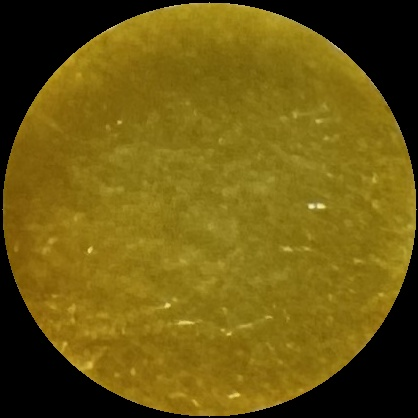
#> input picture all_data/IMG_3987_circle_3_20250514_203045.jpg, 418 x 418 px; its folder holds 4 pictures in this run
$ python cut2.py
#> lines starting #> are read from the running program, lines starting #| are printed output that depends on the picture; after the words box and inside, x2 and y2 are one past the last pixel; in counts of white or black regions, pixels touching at a corner belong together
#> (reads last_folder.txt from the repository)
#> the answer given: all_data
#> the answer given: all_data/IMG_3987_circle_3_20250514_203045.jpg
import matplotlib
matplotlib.use("TkAgg")
import cv2
import numpy as np
import matplotlib.pyplot as plt
import os
import time
import datetime
import csv
import sys
from tkinter import simpledialog, Tk
from tkinter import filedialog

# 初始化 tkinter
tk_root = Tk()
tk_root.withdraw()

def extract_circle_colors(image_path, output_dir='output',
                         dp=1, min_dist=150, param1=100, param2=47,
                         min_radius=200, max_radius=250,
                         show_results=True, save_results=True):
    """
    檢測並提取圖像中圓形區域的顏色，並支援標籤註記

    參數:
        image_path: 輸入圖像路徑
        output_dir: 輸出目錄
        dp, min_dist, param1, param2, min_radius, max_radius: 圓形檢測參數
        show_results: 是否顯示結果
        save_results: 是否保存結果
    """
#> called with output_dir = 'output', dp = 1, min_dist = 150, param1 = 100, param2 = 47, min_radius = 200, max_radius = 250, show_results = True
    start_time = time.time()  # 開始計時

    # 所有小圖統一儲存到 all_data/
    base_filename = os.path.splitext(os.path.basename(image_path))[0]
    output_path = "all_data"

    # 確保輸出目錄存在
    os.makedirs(output_path, exist_ok=True)
    print(f"✅ 使用輸出目錄: {output_path}")

    # 初始化各自的 labels CSV 檔案（如果不存在就建立並寫入表頭）
    label_csv_path = os.path.join(output_path, f"{base_filename}_labels.csv")
    csv_exists = os.path.exists(label_csv_path)

    if not csv_exists:
        with open(label_csv_path, 'w', encoding='utf-8', newline='') as f:
            writer = csv.writer(f)
            writer.writerow(['filename', 'ph_value', 'date_created', 'source_image'])
        print(f"✅ 創建標籤文件: {label_csv_path}")
    else:
        print(f"✅ 使用現有標籤文件: {label_csv_path}")

    # 載入圖像
    print(f"🔍 正在載入圖像：{image_path}")
    image = cv2.imread(image_path)
#> image is the input picture: shape (418, 418, 3); mean B, G, R 16.2, 89.9, 109.5
    if image is None:
        print(f"❌ 無法載入圖像：{image_path}")
        return None, None, None

    # 保存原始圖像用於顯示和保存結果
    original = image.copy()

    # 轉換為RGB（用於顯示）和灰度圖像（用於檢測）
    image_rgb = cv2.cvtColor(image, cv2.COLOR_BGR2RGB)
    gray = cv2.cvtColor(image, cv2.COLOR_BGR2GRAY)
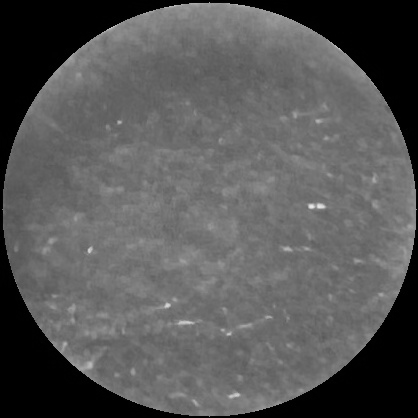
#> gray: shape (418, 418); min 0, max 234, mean 87.4

    # 圖像預處理：適當模糊以去除噪點
    blurred = cv2.GaussianBlur(gray, (5, 5), 0)

    print(f"✅ 圖像載入成功: {image.shape[1]}x{image.shape[0]} 像素")
#| ✅ 圖像載入成功: 418x418 像素

    # 檢測圓形
    print(f"⚙️ 使用參數: dp=1, minDist=100, param1=150, param2=47, minRadius=200, maxRadius=250")
    try:
        circles = cv2.HoughCircles(
            blurred,
            cv2.HOUGH_GRADIENT,
            dp=1,
            minDist=150,
            param1=100,
            param2=47,
            minRadius=200,
            maxRadius=250
        )
#> circles = [[207.5, 203.5, 201.9]]
        if circles is None:
            print("❌ 無法偵測到圓形")
            return None, None, None
    except Exception as e:
        print(f"❌ 圓形檢測時出錯: {str(e)}")
        return None, None, None

    # 轉換為整數坐標
    circles = np.uint16(np.around(circles))
#> circles = [[208, 204, 202]]

    # 已註解掉的過濾重疊圓形區塊已安全移除

    print(f"✅ 偵測到 {len(circles[0])} 個圓形")
#| ✅ 偵測到 1 個圓形

    # 在原始圖像上標記檢測到的圓形
    marked_image = original.copy()
    for i, (x, y, r) in enumerate(circles[0, :]):
        # 畫圓和中心點
        cv2.circle(marked_image, (x, y), r, (0, 255, 0), 2)
        cv2.circle(marked_image, (x, y), 2, (0, 0, 255), 3)
        # 標記編號（字體更大，黑色，筆劃更粗）
        cv2.putText(marked_image, f"{i+1}", (x-20, y-r-20),
                   cv2.FONT_HERSHEY_SIMPLEX, 5.0, (0, 0, 0), 10)
#> this loop made 1 pass
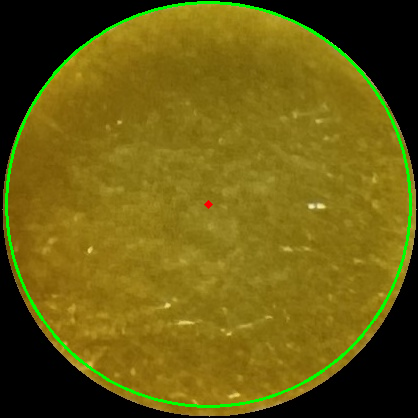
#> marked_image: shape (418, 418, 3); 2.17% of pixels changed, all inside (x1, y1, x2, y2) = (5, 1, 412, 408)

    # 顯示標記後的圖像，讓使用者了解圓形編號
    plt.figure(figsize=(10, 8))
    plt.imshow(cv2.cvtColor(marked_image, cv2.COLOR_BGR2RGB))
    plt.title(f'偵測到 {len(circles[0])} 個圓形')
    plt.axis('off')

    # 保存初始標記圖像，以便之後參考
    initial_marked_image_path = os.path.join(output_path, f'{base_filename}_marked.jpg')
    cv2.imwrite(initial_marked_image_path, marked_image)

    # 顯示圖像並等待用戶輸入
    plt.draw()
    print("\n>>> 正在顯示圓形檢測結果，請參考圖中編號 <<<")
    plt.pause(0.1)  # 必要的暫停，以確保GUI更新

    # 第一步選擇：選擇要處理的圓形（支援 back 重選）
    while True:
        process_indices_input = simpledialog.askstring(
            "選擇圓形",
            "\n請輸入要處理的圓形編號（以逗號分隔，例如：1,3,5），或按Enter處理所有：\n輸入 back 可重新顯示圖像與重新選擇",
            parent=tk_root
        )
        if process_indices_input is None:
            process_indices_input = ""

        if process_indices_input.strip().lower() == "back":
            # 重新顯示圖像
            plt.figure(figsize=(10, 8))
            plt.imshow(cv2.cvtColor(marked_image, cv2.COLOR_BGR2RGB))
            plt.title(f'偵測到 {len(circles[0])} 個圓形')
            plt.axis('off')
            plt.draw()
            plt.pause(0.1)
            continue

        if process_indices_input.strip():
            process_indices = []
            for idx in process_indices_input.split(','):
                if idx.strip().isdigit():
                    idx_num = int(idx.strip()) - 1
                    if 0 <= idx_num < len(circles[0]):
                        process_indices.append(idx_num)
                    else:
                        print(f"⚠️ 忽略無效的編號 {int(idx.strip())}")
#> after the loop, process_indices = []
            if not process_indices:
                print("⚠️ 未提供有效的編號，將處理所有圓形")
                circles_to_process = circles[0]
#> circles_to_process = [[208, 204, 202]]
                process_indices = list(range(len(circles[0])))
#> process_indices = [0]
            else:
                circles_to_process = np.array([circles[0][i] for i in process_indices])
            break
        else:
            circles_to_process = circles[0]
            process_indices = list(range(len(circles[0])))
            break

    # 關閉初始圖像窗口
    plt.close()

    # 準備結果容器
    circle_colors = []
    cropped_circles = []
    # 記錄原始索引，用於後續顯示和保存
    original_indices = []

    # 創建用於顯示的圖像
    result_image = original.copy()

    # 處理選中的圓形
    for i, circle_idx in enumerate(process_indices):
        x, y, r = circles[0, circle_idx]
        original_indices.append(circle_idx)

        # 在結果圖像上畫圓
        cv2.circle(result_image, (x, y), r, (0, 255, 0), 2)
        cv2.circle(result_image, (x, y), 2, (0, 0, 255), 3)

        # 創建圓形掩碼
        mask = np.zeros(gray.shape, dtype=np.uint8)
        cv2.circle(mask, (x, y), r-2, 255, -1)  # r-2避免包含邊緣

        # 應用掩碼
        masked_data = cv2.bitwise_and(image, image, mask=mask)

        # 提取非黑色像素用於計算平均顏色
        mask_pixels = np.where(mask > 0)
        if len(mask_pixels[0]) > 0:
            # 獲取有效像素
            valid_pixels = image[mask_pixels]
            # 計算平均顏色 (BGR順序)
            avg_color = np.mean(valid_pixels, axis=0).astype(int)
            # 轉換為RGB順序用於顯示
            avg_color_rgb = (int(avg_color[2]), int(avg_color[1]), int(avg_color[0]))
            circle_colors.append(avg_color_rgb)
            # 在結果圖像上標記編號和顏色值
            cv2.putText(result_image, f"{circle_idx+1}", (x-10, y-r-10),
                        cv2.FONT_HERSHEY_SIMPLEX, 0.9, (255, 255, 255), 2)
            # 繪製顏色方塊
            cv2.rectangle(result_image, (x+r+5, y-15), (x+r+35, y+15),
                          (int(avg_color[0]), int(avg_color[1]), int(avg_color[2])), -1)
            cv2.rectangle(result_image, (x+r+5, y-15), (x+r+35, y+15),
                          (255, 255, 255), 1)
        else:
            circle_colors.append((0, 0, 0))

        # 裁切圓形區域
        x_min, y_min = max(0, x-r), max(0, y-r)
        x_max, y_max = min(image.shape[1], x+r), min(image.shape[0], y+r)
        # 安全裁切
        try:
            if x_max > x_min and y_max > y_min:
                cropped = masked_data[y_min:y_max, x_min:x_max]
                if cropped.size > 0:
                    cropped_circles.append(cropped)
                else:
                    print(f"⚠️ 圓形 {circle_idx+1} 裁切後為空")
                    cropped_circles.append(np.zeros((10, 10, 3), dtype=np.uint8))
            else:
                print(f"⚠️ 圓形 {circle_idx+1} 裁切區域無效")
                cropped_circles.append(np.zeros((10, 10, 3), dtype=np.uint8))
        except Exception as e:
            print(f"⚠️ 處理圓形 {circle_idx+1} 時出錯: {str(e)}")
            cropped_circles.append(np.zeros((10, 10, 3), dtype=np.uint8))
#> this loop made 1 pass
#> (circle_idx, x, y, r, mask_pixels, avg_color, avg_color_rgb, x_min) on pass 1: (0, 208, 204, 202, 125629 positions, rows 4 to 404, columns 8 to 408, [20, 116, 141], (141, 116, 20), 6)
#> pass 1, in extract_circle_colors, `masked_data = cv2.bitwise_and(image, image, mask=mask)`:
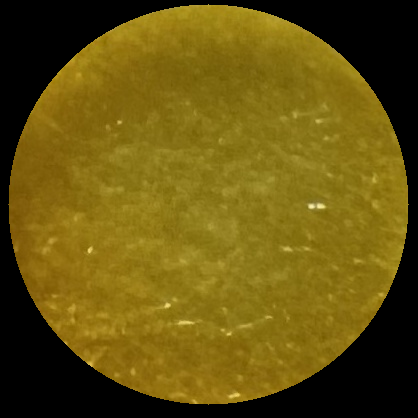
#> masked_data: shape (418, 418, 3); mean B, G, R 14.5, 83.6, 101.6
#> after the loop:
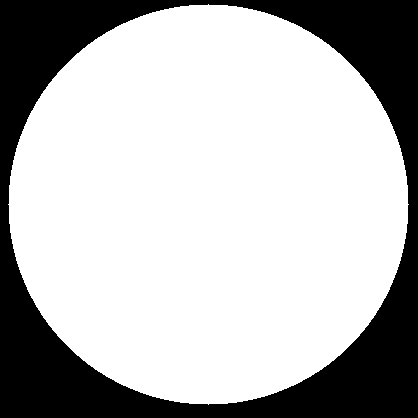
#> mask: shape (418, 418); 71.9% white; 1 black region, box (x1, y1, x2, y2) and area: (0, 0, 418, 418) 49095
#> after the loop:
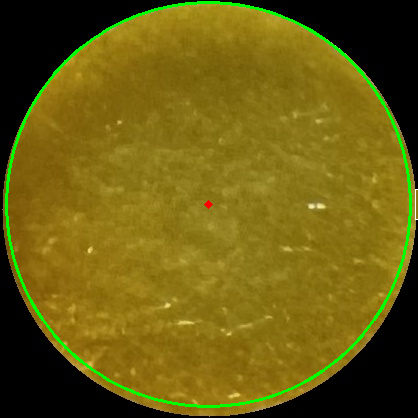
#> result_image: shape (418, 418, 3); 2.22% of pixels changed, all inside (x1, y1, x2, y2) = (5, 1, 418, 408)
#> after the loop, circle_colors = [(141, 116, 20)]; cropped_circles = 1 item; original_indices = [0]

    # 顯示裁切的圓形與原始標記圖像並排顯示
    if cropped_circles:
        # 創建一個新的大圖，包含原始標記圖像和裁切圓形
        fig = plt.figure(figsize=(18, 10))

        # 左側：顯示原始標記圖像
        plt.subplot(1, 2, 1)
        plt.imshow(cv2.cvtColor(marked_image, cv2.COLOR_BGR2RGB))
        plt.title('原始標記圖像')
        plt.axis('off')

        # 右側：顯示裁切的圓形
        plt.subplot(1, 2, 2)
        rows = (len(cropped_circles) + 3) // 4
#> rows = 1
        grid_fig = plt.figure(figsize=(12, 3 * rows))

        for i, crop in enumerate(cropped_circles):
            plt.subplot(rows, 4, i+1)
            try:
                if crop is not None and crop.size > 0 and not np.all(crop == 0):
                    plt.imshow(cv2.cvtColor(crop, cv2.COLOR_BGR2RGB))
                else:
                    plt.text(0.5, 0.5, '無效區域', ha='center', va='center')
            except:
                plt.text(0.5, 0.5, '顯示錯誤', ha='center', va='center')
            plt.title(f'圓形 {original_indices[i]+1}', fontsize=24, color='black')
            plt.axis('off')
#> this loop made 1 pass

        plt.tight_layout()

        # 顯示圖像
        plt.draw()
        print("\n>>> 正在顯示裁切結果，請參考圖中編號 <<<")
        plt.pause(0.1)  # 必要的暫停，以確保GUI更新

        # 詢問要保存哪些圓形（支援 back 重新顯示裁切圖像與重新選擇）
        while True:
            save_indices_input = simpledialog.askstring(
                "保存圓形",
                "\n請輸入要保存的圓形編號（以逗號分隔，例如：1,3,5），或按Enter保存所有處理過的圓形：\n輸入 back 可重新顯示裁切圖像與重新選擇",
                parent=tk_root
            )
            if save_indices_input is None:
                save_indices_input = ""

            if save_indices_input.strip().lower() == "back":
                # 重新顯示裁切圖像
                rows = (len(cropped_circles) + 3) // 4
                grid_fig = plt.figure(figsize=(12, 3 * rows))
                for i, crop in enumerate(cropped_circles):
                    plt.subplot(rows, 4, i+1)
                    try:
                        if crop is not None and crop.size > 0 and not np.all(crop == 0):
                            plt.imshow(cv2.cvtColor(crop, cv2.COLOR_BGR2RGB))
                        else:
                            plt.text(0.5, 0.5, '無效區域', ha='center', va='center')
                    except:
                        plt.text(0.5, 0.5, '顯示錯誤', ha='center', va='center')
                    plt.title(f'圓形 {original_indices[i]+1}', fontsize=24, color='black')
                    plt.axis('off')
                plt.tight_layout()
                plt.draw()
                plt.pause(0.1)
                continue

            indices_to_save = []
            if save_indices_input.strip():
                for idx in save_indices_input.split(','):
                    if idx.strip().isdigit():
                        idx_num = int(idx.strip())
                        for i, orig_idx in enumerate(original_indices):
                            if orig_idx + 1 == idx_num:
                                indices_to_save.append(i)
                                break
                        else:
                            print(f"⚠️ 忽略未處理的編號 {idx_num}")
#> after the loop, indices_to_save = []
            else:
                indices_to_save = list(range(len(cropped_circles)))
            break

        # 保存選中的圓形 (保持圖像窗口開啟)
        if indices_to_save:
            saved_count = 0
            saved_indices = []
            timestamp = datetime.datetime.now().strftime("%Y%m%d_%H%M%S")

            # 收集所有 pH 值，允許 "testdrop" 關鍵字
            ph_values = {}
            for i in indices_to_save:
                if 0 <= i < len(cropped_circles):
                    orig_idx = original_indices[i]
                    tmp_root = Tk()
                    tmp_root.withdraw()
                    tmp_root.attributes("-topmost", True)
                    ph_value = simpledialog.askstring(
                        "輸入pH值",
                        f"請輸入圓形 {orig_idx+1} 的 pH 值（可為小數，可輸入 'testdrop' 表示測試液）：",
                        parent=tmp_root
                    )
                    tmp_root.destroy()
                    if ph_value is None:
                        ph_value = ""
                    ph_value = ph_value.strip()
                    # 允許 "testdrop" 作為 ph_value
                    ph_values[i] = ph_value

            # 保存所有圖像和更新 CSV
            with open(label_csv_path, 'a', encoding='utf-8', newline='') as f:
                writer = csv.writer(f)

                for i in indices_to_save:
                    if 0 <= i < len(cropped_circles):
                        crop = cropped_circles[i]
                        orig_idx = original_indices[i]

                        if crop is not None and crop.size > 0 and not np.all(crop == 0):
                            # 生成唯一文件名（包含原始圖片名、圓形編號和時間戳）
                            filename = f'{base_filename}_circle_{orig_idx+1}_{timestamp}.jpg'
                            save_path = os.path.join(output_path, filename)

                            # 保存圖像
                            cv2.imwrite(save_path, crop)
                            print(f"✅ 已保存圓形 {orig_idx+1} 到 {save_path}")

                            # 寫入 CSV
                            writer.writerow([
                                filename,
                                ph_values[i],
                                datetime.datetime.now().strftime("%Y-%m-%d %H:%M:%S"),
                                os.path.basename(image_path)
                            ])

                            saved_count += 1
                            saved_indices.append(orig_idx)
            print(f"\n✨ 總共成功保存了 {saved_count} 個圓形及其 pH 值到 {output_path}")
        else:
            print("❌ 未選擇任何圓形進行保存")

        # 關閉圖像窗口
        plt.close('all')
    else:
        print("❌ 沒有有效的裁切圓形可以顯示")

    # 如果需要顯示結果
    if show_results:
        plt.figure(figsize=(12, 10))
        # 顯示處理後的圖像
        plt.subplot(1, 2, 1)
        plt.imshow(cv2.cvtColor(result_image, cv2.COLOR_BGR2RGB))
        plt.title(f'偵測到 {len(circles[0])} 個圓形')
        plt.axis('off')
        # 顯示顏色樣本
        plt.subplot(1, 2, 2)
        if circle_colors:
            color_sample_img = np.zeros((100, 100 * len(circle_colors), 3), dtype=np.uint8)
#> color_sample_img: shape (100, 100, 3); every value is 0
            for i, color in enumerate(circle_colors):
                # RGB轉回BGR用於OpenCV
                bgr_color = (color[2], color[1], color[0])
                color_sample_img[:, i*100:(i+1)*100] = bgr_color
                # 添加編號（更大更清晰）
                cv2.putText(
                    color_sample_img,
                    str(original_indices[i]+1),
                    (i*100+30, 60),
                    cv2.FONT_HERSHEY_SIMPLEX,
                    1.8,
                    (255, 255, 255) if sum(color) < 380 else (0, 0, 0),
                    3
                )
#> this loop made 1 pass
#> (color, bgr_color) on pass 1: ((141, 116, 20), (20, 116, 141))
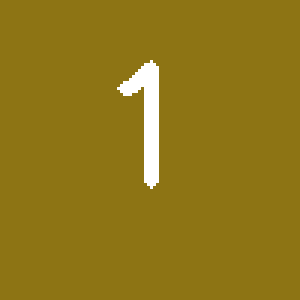
#> color_sample_img: shape (100, 100, 3) (shown 3 times larger); mean of channels 0, 1, 2 25.9, 119.5, 143.9; drawn as B, G, R
            plt.imshow(cv2.cvtColor(color_sample_img, cv2.COLOR_BGR2RGB))
            plt.title('提取的顏色樣本')
        else:
            plt.text(0.5, 0.5, '沒有有效的顏色樣本', ha='center', va='center')
        plt.axis('off')
        plt.tight_layout()
        print("\n>>> 請查看最終結果，關閉窗口後結束程式 <<<")
        # plt.show()  # 已移除阻塞呼叫
        plt.pause(0.1)
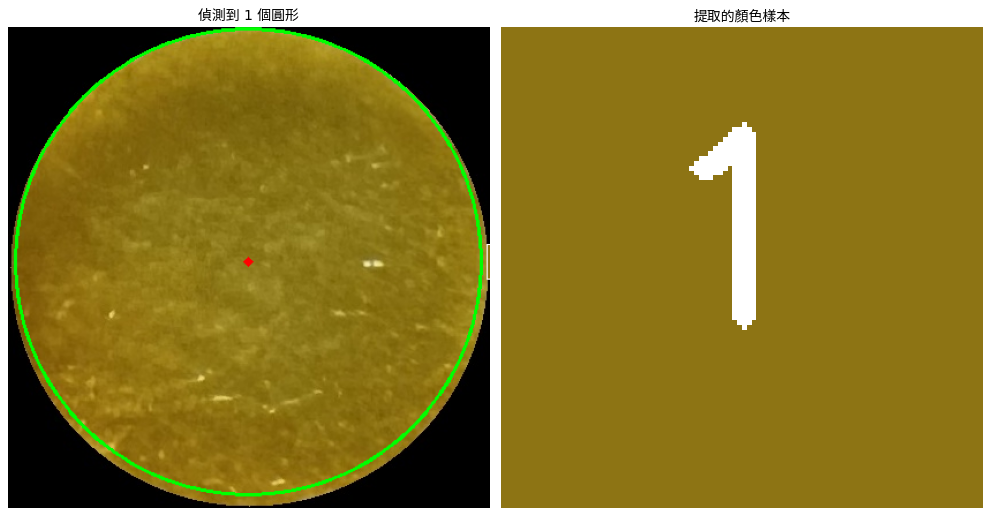
#> figure drawn by matplotlib, 2 panels
        plt.close('all')

    # 計算並顯示處理時間
    end_time = time.time()
    print(f"\n⏱️ 總處理時間: {end_time - start_time:.2f} 秒")

    return circles[0], circle_colors, cropped_circles


def batch_process(input_dir, output_dir="all_data"):
    """
    批量處理目錄中的圖像

    參數:
        input_dir: 輸入圖像目錄
        output_dir: 輸出目錄
    """
    valid_extensions = ('.jpg', '.jpeg', '.png', '.bmp', '.tif', '.tiff')
    image_files = [f for f in os.listdir(input_dir) if f.lower().endswith(valid_extensions)]

    if not image_files:
        print(f"❌ 在 {input_dir} 中未找到有效的圖像文件")
        return

    print(f"🔍 找到 {len(image_files)} 個圖像文件")

    # 確保輸出目錄存在
    os.makedirs(output_dir, exist_ok=True)

    # 處理每個圖像
    for i, image_file in enumerate(image_files):
        print(f"\n[{i+1}/{len(image_files)}] 處理圖像: {image_file}")
        image_path = os.path.join(input_dir, image_file)

        # 直接使用固定參數處理每張圖像
        extract_circle_colors(
            image_path=image_path,
            output_dir=output_dir,
            dp=1,
            min_dist=150,
            param1=100,
            param2=47,
            min_radius=200,
            max_radius=250,
            show_results=True,
            save_results=True
        )

    print(f"\n✨ 批處理完成! 所有結果已保存到 {output_dir}")

if __name__ == "__main__":
    while True:
        print("\n" + "="*50)
        print("🔍 圓形區域檢測與pH值標記工具 🎨")
        print("="*50)

        # 選擇功能模式
        print("\n請選擇操作模式:")
        print("1. 處理單張圖片")
        print("2. 批量處理目錄")
        mode = simpledialog.askstring("選擇模式", "請選擇操作模式 (1:單張圖片, 2:批量處理目錄):", parent=tk_root)
        if mode is None:
            break
        mode = mode.strip()

        if mode == "2":
            # 批量處理模式
            input_dir = simpledialog.askstring("輸入目錄", "請輸入包含圖像的目錄路徑:", parent=tk_root)
            if input_dir is None or not os.path.isdir(input_dir):
                print(f"❌ 目錄不存在: {input_dir}")
                continue
            batch_process(input_dir)
        else:
            # 記錄上次選擇的資料夾並預設開啟該資料夾
            last_folder_file = "last_folder.txt"
            initial_dir = ""

            if os.path.exists(last_folder_file):
                with open(last_folder_file, 'r', encoding='utf-8') as f:
                    saved_path = f.read().strip()
                    if os.path.isdir(saved_path):
                        initial_dir = saved_path

            folder_selected = filedialog.askdirectory(title="請選擇圖片所在資料夾", initialdir=initial_dir)
#> the answer given: all_data
            if not folder_selected:
                print("⚠️ 未選擇資料夾，返回主選單")
                continue

            # 儲存本次選擇的資料夾
            with open(last_folder_file, 'w', encoding='utf-8') as f:
                f.write(folder_selected)

            image_path = filedialog.askopenfilename(
                title="選擇要處理的圖像",
                initialdir=folder_selected,
                filetypes=[("Image Files", "*.jpg *.jpeg *.png *.bmp *.tif *.tiff")]
            )
#> the answer given: all_data/IMG_3987_circle_5_20250514_203045.jpg
#> the answer given: all_data
#> the answer given: all_data/IMG_3987_circle_5_20250514_203045.jpg
#> the answer given: all_data
#> the answer given: all_data/IMG_3987_circle_5_20250514_203045.jpg
#> the answer given: all_data
#> the answer given: all_data/IMG_3987_circle_5_20250514_203045.jpg
#> the answer given: all_data
#> the answer given: all_data/IMG_3987_circle_5_20250514_203045.jpg
#> the answer given: all_data
#> the answer given: all_data/IMG_3987_circle_5_20250514_203045.jpg
#> the answer given: all_data
#> the answer given: all_data/IMG_3987_circle_5_20250514_203045.jpg
#> the answer given: all_data
#> the answer given: all_data/IMG_3987_circle_5_20250514_203045.jpg
#> the answer given: all_data
#> the answer given: all_data/IMG_3987_circle_5_20250514_203045.jpg
#> the answer given: all_data
#> the answer given: all_data/IMG_3987_circle_5_20250514_203045.jpg
#> the answer given: all_data
#> the answer given: all_data/IMG_3987_circle_5_20250514_203045.jpg
            if not image_path:
                print("⚠️ 未選擇圖片，返回主選單")
                continue

            extract_circle_colors(
                image_path=image_path,
                dp=1,
                min_dist=150,
                param1=100,
                param2=47,
                min_radius=200,
                max_radius=250,
                show_results=True,
                save_results=True
            )
            plt.close('all')
            print("\n✅ 本張圖片處理完畢，將重新開始...\n")
